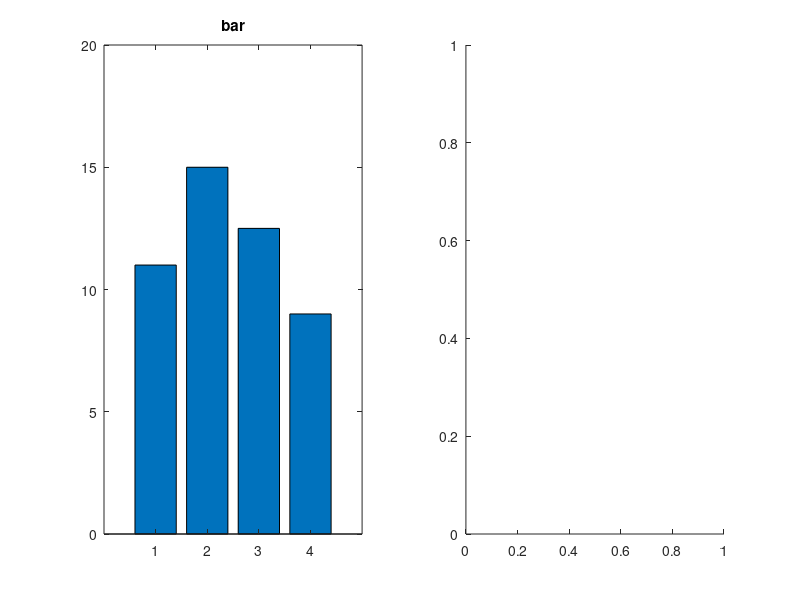

The MATLAB source for this figure: (Note: this script raises an error after producing the figure.)
% demo_superbar
%
% In this tutorial, we demonstrate how to use SUPERBAR. We begin with the
% most basic usage, and show how the same code for BAR can be achieved
% using SUPERBAR.

% Make a figure to put the example plots into
figure;


%% ========================================================================
%. (1) Bars by themselves
%. ========================================================================

% In the first section, we demonstrate usage of SUPERBAR when used just for
% plotting bars.

%% Plot a few bars
clf;

Y = [11 15 12.5 9];

% Plot with bar
subplot(1, 2, 1);
bar(Y);
title('bar');

% Plot with superbar
subplot(1, 2, 2);
superbar(Y);
title('superbar');

% The result is almost the same, but the default colour for SUPERBAR is
% grey instead of blue.
% Notice that BAR changes the XTICK values for the axes it is plotted on,
% whereas SUPERBAR leaves them be.


%% Plot a few bars, with manual X-locations
clf;

Y = [11 15 12.5 9 ];
X = [10 20 30   50];

% Plot with bar
subplot(1, 2, 1);
bar(X, Y);
title('bar');

% Plot with superbar
subplot(1, 2, 2);
superbar(X, Y);
title('superbar');

% For both BAR and SUPERBAR, the default bar width is based on the minimum
% separation between the X-values.


%% Changing the width of the bars
clf;

Y = [11 15 12.5 9 ];
X = [10 20 30   50];

% Plot with bar
subplot(1, 2, 1);
bar(X, Y, 0.5);
title('bar');

% Plot with superbar
subplot(1, 2, 2);
superbar(X, Y, 'BarWidth', 5);
title('superbar');

% Bar width can be adjusted as necessary. For BAR, the width parameter
% controls the scaling of the bar widths relative to the minimum spacing
% between the bars. For SUPERBAR, the 'BarWidth' keyword parameter provides
% a literal value for the bar width instead of a relative value.


%% Plot 2 groups each containing 3 bars
clf;

Y = [11 14 13;
     15 12 16];

% Plot with bar
subplot(1, 2, 1);
bar(Y);
title('bar');

% Plot with superbar
subplot(1, 2, 2);
superbar(Y);
title('superbar');

% Notice how the bars are different widths in the two versions.
% If you want to control the width of the group of bars in SUPERBAR, you
% can do so by manipulating the 'BarWidth' parameter again. For group
% plots, 'BarWidth' is the width of the group instead of a single bar.
% The width of the bars within the group can be specified with the
% 'BarRelativeGroupWidth' keyword parameter.


%% ... matching group bar widths from SUPERBAR to BAR

% Plot with superbar
cla;
superbar(Y, ...
    'BarWidth', 0.665);
% xlim([0.5 2.5]);
title('superbar');

% It happens that a 'BarWidth' of around 0.665, will approximately match
% the widths of bars in SUPERBAR to be the same as in BAR, provided the X
% locations of the bars are sequential integers (1, 2, 3, ...).


%% Plot each bar series in a different colour
clf;

Y = [11 14 13;
     15 12 16];
C = [.8 .2 .2;
     .2 .8 .2;
     .2 .2 .8];

% Plot with bar
subplot(1, 2, 1);
h = bar(Y);
for iBarSeries = 1:size(Y,2)
    set(h(iBarSeries), 'FaceColor', C(iBarSeries, :), 'EdgeColor', 'none');
end
xlim([0.5 2.5]);
title('bar');

% Plot with superbar
subplot(1, 2, 2);
superbar(Y, 'BarFaceColor', permute(C, [3 1 2]));
% We have to permute C so that the first dimension is singleton, indicating
% since the first dimension of Y is the group and we want the same colour
% in each group. The second dimension, which is for the series in Y and
% also C, we will have 3 values (one for each series), and the final (3rd)
% dimension will be for the colour channel.
xlim([0.5 2.5]);
title('superbar');

% We can get the same result in each case, but we need to loop over the
% bar handles to fix the colours generated by BAR; there is no way to set
% these as an input argument or all at once.


%% Hollow bars
clf;

Y = [11 14 13;
     15 12 16];

% Plot with bar
subplot(1, 2, 1);
h = bar(Y);
for iBarSeries = 1:size(Y,2)
    set(h(iBarSeries), 'FaceColor', 'none');
end
xlim([0.5 2.5]);
title('bar');

% Plot with superbar
subplot(1, 2, 2);
superbar(Y, 'BarFaceColor', 'none');
xlim([0.5 2.5]);
title('superbar');

% You can also have hollow bars, if you like.


%% Coloured hollow bars
clf;

Y = [11 14 13;
     15 12 16];
C = [.8 .2 .2;
     .2 .8 .2;
     .2 .2 .8];

% Plot with bar
subplot(1, 2, 1);
h = bar(Y);
for iBarSeries = 1:size(Y,2)
    set(h(iBarSeries), 'FaceColor', 'none', 'EdgeColor', C(iBarSeries, :));
end
xlim([0.5 2.5]);
title('bar');

% Plot with superbar
subplot(1, 2, 2);
superbar(Y, 'BarFaceColor', 'none', 'BarEdgeColor', permute(C, [3 1 2]));
xlim([0.5 2.5]);
title('superbar');

% Or hollow with a coloured outline.


%% Plot each bar group in a different colour
clf;

Y = [11 14 13;
     15 12 16];
C = [.8 .2 .8;
     .2 .75 .2];

% Plot with bar
subplot(1, 2, 1);
text(0.5, 0.5, 'not implemented', 'HorizontalAlignment', 'center');
title('bar');

% Plot with superbar
subplot(1, 2, 2);
superbar(Y, 'BarFaceColor', C);
% We don't have to permute C anymore because we now want to differentiate
% the colours by group. The final dimension of C is the colour channel.
xlim([0.5 2.5]);
title('superbar');

% Using SUPERBAR, we can easily set each group to have its own colour. This
% cannot be done with BAR


%% Plot each individual bar group in a unique colour
clf;

Y = [11 14 13;
     15 12 16];

C = nan(2, 3, 3);
C(1, 1, :) = [.9 .3 .3];
C(1, 2, :) = [.3 .9 .3];
C(1, 3, :) = [.3 .3 .9];
C(2, 1, :) = [.6 .1 .1];
C(2, 2, :) = [.1 .6 .1];
C(2, 3, :) = [.1 .1 .6];

% Plot with bar
subplot(1, 2, 1);
text(0.5, 0.5, 'not implemented', 'HorizontalAlignment', 'center');
title('bar');

% Plot with superbar
subplot(1, 2, 2);
superbar(Y, 'BarFaceColor', C);
% C needs to be a 3 dimensional array, with first dimension the group,
% second the series, and third (final) dimension the colour channel.
xlim([0.5 2.5]);
title('superbar');

% Using SUPERBAR, we can easily set each group to have its own colour. This
% cannot be done with a single call to BAR.


%% Stacked bars - not implemented in SUPERBAR
clf;

Y = [11 14 13;
     15 12 16];

% Plot with bar
subplot(1, 2, 1);
bar(Y, 'stacked');
xlim([0.5 2.5]);
title('bar');

% Plot with superbar
subplot(1, 2, 2);
text(0.5, 0.5, 'not implemented', 'HorizontalAlignment', 'center');
title('superbar');

% Please note that you can't plot stacked bars in SUPERBAR.


%% Horizontal bars
clf;

Y = [11 14 13;
     15 12 16];

% Plot with bar
subplot(1, 2, 1);
barh(Y);
ylim([0.5 2.5]);
title('bar');

% Plot with superbar
subplot(1, 2, 2);
superbar(Y, 'Orientation', 'h');
ylim([0.5 2.5]);
title('superbar');

% Horizontal bars can not be done with BAR and must be created using the
% function BARH instead. With SUPERBAR, plot orientation is changed by
% using the 'Orientation' keyword parameter and setting this to 'h' or
% 'horizontal'.
% In both cases, everything mentioned so far can be done for either
% vertical or horizontal bars.


%% Change other bar properties
clf;

Y = [11 14 13;
     15 12 16];

% Plot with bar
subplot(1, 2, 1);
bar(Y, 'LineWidth', 3);
xlim([0.5 2.5]);
title('bar');

% Plot with superbar
subplot(1, 2, 2);
h = superbar(Y, 'BarEdgeColor', 'k');
set(h, 'LineWidth', 3);
xlim([0.5 2.5]);
title('superbar');

% Other bar properties currently can not be passed to superbar. To specify
% these, one must capture the handles to the bars output by SUPERBAR and
% then change the properties.
% (In a future release of SUPERBAR, it will also be possible to specify
% these properties as part of the call to the function.)


%% ========================================================================
%. (2) Bars with errors
%. ========================================================================

% In this section, we describe how SUPERBAR can be used to plot bars with
% errors, and compare this to using BAR accompanied with ERRORBAR.

%% Bars with error bars
clf;

Y = [11 15 12.5 9];
E = [ 3  4  2   1.5];

% Plot with bar
subplot(1, 2, 1);
hold on;
bar(Y);
errorbar(Y, E, '.', 'MarkerSize', 1);
title('bar');

% Plot with superbar
subplot(1, 2, 2);
superbar(Y, 'E', E);
title('superbar');

% BAR does not support error bars, but the builtin ERRORBAR function can
% be used to provide them.
% SUPERBAR supports error bars natively, via calls to the SUPERERR
% companion function, which also works independently of SUPERBAR.


%% Bars with error bars
clf;

Y = [11 15 12.5 9];
C = [.8 .3 .8];
E = [ 3  4  2   1.5];
CE = [.5 .1 .5];

% Plot with bar
subplot(1, 2, 1);
hold on;
bar(Y, 'FaceColor', C, 'EdgeColor', 'none');
errorbar(Y, E, '.', 'MarkerSize', 1, 'Color', CE);
title('bar');

% Plot with superbar
subplot(1, 2, 2);
superbar(Y, 'BarFaceColor', C, 'E', E, 'ErrorbarColor', CE);
title('superbar');

% Provided all bars should be in the same colour, the colour can be
% customised in either case.


%% Horizontal bars with error bars
clf;

Y = [11 15 12.5 9  ];
E = [ 3  4  2   1.5];

% Plot with bar
subplot(1, 2, 1);
hold on;
text(0.5, 0.5, 'not implemented', 'HorizontalAlignment', 'center');
title('bar');

% Plot with superbar
subplot(1, 2, 2);
superbar(Y, 'E', E, 'Orientation', 'h');
title('superbar');

% Since ERRORBAR is only for vertical error bars, there is no way to get
% horizontal error bars with builtin functions.
% SUPERERR supports both X and Y error bars, so SUPERBAR does too.


%% Grouped bars with errorbars
clf;

Y = [11 14 13;
     15 12 16];
E = [ 3  4  2;
      5  2  3];

% Plot with bar
subplot(1, 2, 1);
text(0.5, 0.5, 'not implemented', 'HorizontalAlignment', 'center');
title('bar');

% Plot with superbar
subplot(1, 2, 2);
superbar(Y, 'E', E);
title('superbar');

% Since one does not know the X locations of the individual bars, BAR and
% ERRORBAR can not be used together to add error bars to grouped bar plots.


%% Upward only errorbars
clf;

Y = [11 15 12.5 9  ];
E = [ 3  4  2   1.5];

% Plot with bar
subplot(1, 2, 1);
hold on;
bar(Y);
h = errorbar(1:numel(Y), Y(:), zeros(size(E)), E, '.', 'MarkerSize', 1);
title('bar');

% Plot with superbar
subplot(1, 2, 2);
superbar(Y, 'E', E, 'ErrorbarStyle', 'T');
title('superbar');

% With a little effort, upward only errorbars can be achieved with
% builtins.
% With SUPERBAR, the error bar style can be changed with the
% 'ErrorbarStyle' keyword parameter.

%% ... other styles can be set for SUPERBAR - no caps symmetric
cla;
superbar(Y, 'E', E, 'ErrorbarStyle', '|');

%% ... other styles can be set for SUPERBAR - no caps and upward only
cla;
superbar(Y, 'E', E, 'ErrorbarStyle', '''');
% The peculiar code '''' is needed in MATLAB to encode a single quote
% character. A single quote is the error bar style for

%% ... other styles can be set for SUPERBAR - only caps
cla;
superbar(Y, 'E', E, 'ErrorbarStyle', '=');

%% ... other styles can be set for SUPERBAR - only upward cap
cla;
superbar(Y, 'E', E, 'ErrorbarStyle', '_');


%% Customising errorbar linewidths
clf;

Y = [11 15 12.5 9  ];
E = [ 3  4  2   1.5];

% Plot with bar
subplot(1, 2, 1);
hold on;
bar(Y);
h = errorbar(1:numel(Y), Y(:), zeros(size(E)), E, '.', 'MarkerSize', 1, ...
    'LineWidth', 5);
title('bar');

% Plot with superbar
subplot(1, 2, 2);
superbar(Y, 'E', E, 'ErrorbarStyle', 'T', 'ErrorbarLineWidth', 5);
title('superbar');

% Error bars created using BAR can't be customised, whereas SUPERERR can,
% and the parameters for this can be conveniently set when calling
% SUPERBAR.

%% ... parameters of the error bar can be set - cap width
cla;
superbar(Y, 'E', E, 'ErrorbarStyle', 'T', 'ErrorbarRelativeWidth', 0.8);


%% ========================================================================
%. (3) Bars with errors and p-values
%. ========================================================================

% In this section, we describe how SUPERBAR can be used to plot bars with
% errors which have p-values attached to them. Since it is not possible to
% do this using only bultin MATLAB functions (that is to say, without
% completely reimplementing SUPERBAR), we will not be drawing comparisons
% with BAR. Instead we showcase the features of SUPERBAR alone.

%% Bar with errorbar and p-values
clf;

Y = [9   11    15    10    12.5    13.5    ];
E = [5    4     2    1      0.75    0.3    ];
P = [0.4  0.19  0.04 0.009  0.0009  0.00009];

% Plot with superbar
superbar(Y, 'E', E, 'P', P);
title('Bars with errors and p-value significance');

% Using P as a matrix the same shape as Y, we can define p-values for the
% significance of the measurement indicated by each bar. This will be
% indicated with stars above the bars.

%% ... changing the threshold for stars

% Plot with superbar
superbar(Y, 'E', E, 'P', P, 'PStarThreshold', [0.05 0.01 0.001]);
title('Bars with errors and p-value significance');

%% ... showing an extra star instead of a greater-than sign

% Plot with superbar
superbar(Y, 'E', E, 'P', P, 'PStarShowGT', false);
title('Bars with errors and p-value significance');

% And if you wanted to only go up to 3 stars and never use a greater sign,
% simply combine both of these modifiers as they are above.


%% Significance indicators can be combined with other SUPERBAR features
clf;

Y = [ 9 14 -10;
     15 -4  16];
E = [ 4  0.75  1  ;
      2  5     1.5];
P = [0.10  0.0008 0.01;
     0.04  0.2    0.03];
C = [.8 .2 .8;
     .2 .75 .2];

superbar(Y, 'E', E, 'P', P, 'BarFaceColor', C);
title('Grouped coloured bars with errors and significance');

% You can, of course, combine this with any of the features mentioned
% above, such as colouring the bars individually and using a different
% errorbar style.
% And the bars can be negative, in which case the text for the stars is
% show underneath instead of above the bars.

%% Pair-wise comparisons between bars
clf;

Y = [11 14 13;
     15 12 16];
E = [ 3  4  2;
      5  2  3];
C = [.8 .2 .2;
     .2 .2 .8];

P = [NaN    0.01   NaN     NaN     0.05   0.1    ;
     0.01   NaN    NaN     NaN     NaN    NaN  ;
     NaN    NaN    NaN     NaN     NaN    NaN    ;
     NaN    NaN    NaN     NaN     NaN    NaN;
     0.05   NaN    NaN     NaN     NaN    0.05    ;
     0.1    NaN    NaN     NaN     0.05   NaN    ];

[hb, he, hpt, hpl, hpb] = superbar(Y, 'E', E, 'P', P, 'BarFaceColor', C);
xlim([0.5 2.5]);

% If P is a square matrix containing NUMEL(Y) many rows and columns, the
% p-values are interpretted as the significance of comparisons between each
% pair of bars.
% Please note that the matrix P must be symmetric! This is because a single
% line between bar i and bar j will be drawn, so the element P(i,j) must
% always equal P(j,i). Testing P to make sure it is symmetric also provides
% a sanity-check on the input, since a badly formatted P is likely to be
% asymmetric.
% Also note that the diagonal must consist of NaNs, because comparisons
% cannot be drawn from a bar to itself.
% Lines are drawn for every non-NaN P-value, regardless of whether it is
% significant. The significance is then indicated above each comparison
% line.

% The order for comparisons is the same as when Y is flattened - first
% element 1 in group 1, then element 1 in group 2, then element 2 in group
% 1, etc. Note that this is *not* the same as the order in which the bars
% appear when they are plotted, since bars are plotted one group at a time.

% In this example, we restricted ourselves to only drawing comparisons
% within groups, which was 6 comparisons. This is not necessary, but the
% number of lines plotted will become very large if many comparisons are
% drawn (as it rightly should do).


%% with pair-wise comparison p values
clear all;
clf;

Y = [11 14 13;
     15 12 16];
E = [ 3  4  2;
      5  2  3];
C = [.8 .2 .2;
     .2 .2 .8];
 
P = nan(numel(Y), numel(Y));
P(1,2) = 0.1;
P(3,4) = 0.05;
P(5,6) = 0.01;
% Make P symmetric, by copying the upper triangle onto the lower triangle
PT = P';
lidx = tril(true(size(P)), -1);
P(lidx) = PT(lidx);

superbar(Y, 'E', E, 'P', P, 'BarFaceColor', C);
xlim([0.5 2.5]);

% Here we drawn comparisons between groups, but only for the same element
% index with each group.

% Note that in the code here, we entered p-values for the three lines and
% then copied the upper triangle of the matrix onto the lower triangle.


%% Bars with pair-wise comparison p values
clf;

Y = 10 * rand([3 2]);
C = [.8 .2 .2;
     .2 .2 .8;
     .8 .8 .2];

pvals = 0.25 * rand((numel(Y) * (numel(Y)-1))/2, 1);
P = nan(numel(Y), numel(Y));
% Fill in upper triangle of P
uidx = triu(true(size(P)),  1);
P(uidx) = pvals;
% Make P symmetric, by copying the upper triangle onto the lower triangle
lidx = tril(true(size(P)), -1);
PT = P';
P(lidx) = PT(lidx);

superbar(Y, 'P', P, 'BarFaceColor', C);

% If you really want, you can add lots of comparisons. But I hope you've
% done a Bonferroni correction or something similar to correct for the
% amount of comparisons you're doing, since otherwise some of them will
% inevitably be significant simply by chance.
% If you've got to the point where its hard to see all the lines, have a
% serious think about why you're comparing so many things with each other!
% It's generally not good statistical practice.


%% Making the SUPERBAR logo

hf = figure('Position', [100 100 550 400]);

Y = [ 6 14;
     17 12];
E = [ 3  1;
      5  2];

C = [
    0.90    0.55    0.55
    0.62    0.76    0.84
    0.89    0.10    0.11
    0.12    0.47    0.70
    ];
C = reshape(C, [2 2 3]);

P = nan(numel(Y), numel(Y));
P(1,2) = 0.04;
P(1,3) = 0.004;
P(2,4) = 0.10;
P(3,4) = 0.10;
% Make P symmetric, by copying the upper triangle onto the lower triangle
PT = P';
lidx = tril(true(size(P)), -1);
P(lidx) = PT(lidx);

superbar(Y, 'E', E, 'P', P, 'BarFaceColor', C, 'Orientation', 'v', ...
    'ErrorbarStyle', 'T', 'PLineOffset', 3);

% Need to change fontsize

xlim([0.5 2.5]);
ylim([0 32]);

set(gca, 'XTick', []);
set(gca, 'YTick', []);

% export_fig('images/logo', '-eps', '-png', '-painters');

% Future feature: put A1 A2 B1 B2 on the x axis at the correct places. This
% needs X to be returned by SUPERBAR.
